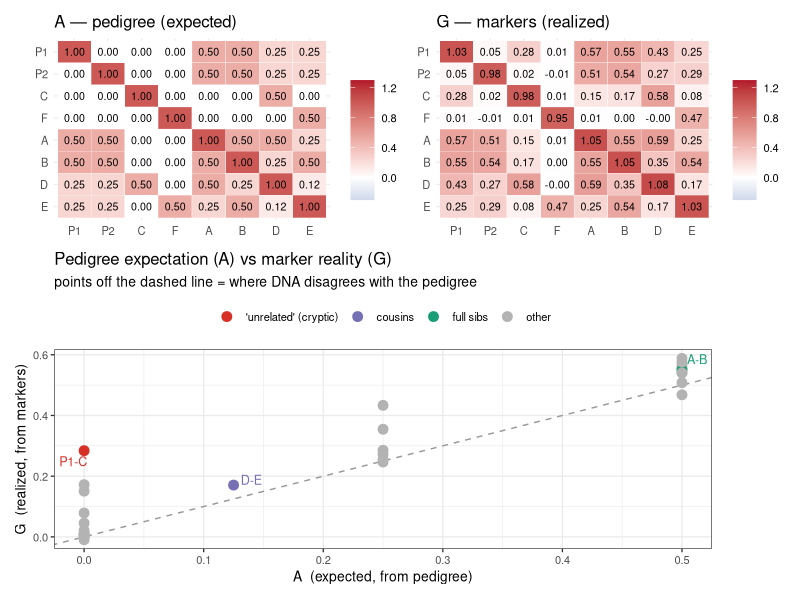

Reproduce this figure in R.
#!/usr/bin/env Rscript
# Toy for Lesson 6: pedigree kinship (A matrix, by the tabular method) vs marker-based
# realized relationship (G). Markers (a) reveal Mendelian-sampling variation around the
# pedigree EXPECTATION (full sibs are not all exactly 0.5) and (b) catch CRYPTIC relatedness
# that an incomplete pedigree misses (two "unrelated founders" that secretly share an ancestor).
suppressMessages({library(ggplot2); library(reshape2); library(patchwork)})
set.seed(42)

## ---- (1) RECORDED pedigree -> expected relationship matrix A (tabular method) ----
# parents listed before offspring; 0 = unknown parent (treated as an unrelated founder)
ped <- data.frame(
  id   = c("P1","P2","C","F","A","B","D","E"),
  sire = c( 0,   0,   0,  0, "P1","P1","A","B"),
  dam  = c( 0,   0,   0,  0, "P2","P2","C","F"))
idx <- setNames(seq_len(nrow(ped)), ped$id)
n <- nrow(ped); A <- matrix(0, n, n, dimnames=list(ped$id, ped$id))
for (i in 1:n){
  s <- ped$sire[i]; d <- ped$dam[i]
  si <- if (s!="0") idx[[s]] else 0; di <- if (d!="0") idx[[d]] else 0
  A[i,i] <- 1 + if (si>0 && di>0) 0.5*A[si,di] else 0
  for (j in seq_len(i-1)){
    asj <- if (si>0) A[j,si] else 0; adj <- if (di>0) A[j,di] else 0
    A[i,j] <- A[j,i] <- 0.5*(asj+adj)
  }
}
cat("Expected (pedigree) relationship matrix A:\n"); print(round(A,3))
cat(sprintf("\n  full sibs   A,B : A = %.3f  (kinship %.3f)\n", A["A","B"], A["A","B"]/2))
cat(sprintf("  cousins     D,E : A = %.3f  (kinship %.3f)\n", A["D","E"], A["D","E"]/2))
cat(sprintf("  'unrelated' P1,C: A = %.3f   <-- pedigree says ZERO\n", A["P1","C"]))

## ---- (2) TRUE pedigree (with a HIDDEN shared ancestor X) -> gene-drop markers ----
# Truth the recorded pedigree didn't capture: P1 and C are actually half-sibs (share X).
L <- 1500                                  # SNP loci
draw <- function() rbind(rbinom(L,1,.5), rbinom(L,1,.5))   # 2 founder haplotypes
hap <- list(X=draw(), Y1=draw(), Y2=draw(), P2=draw(), Fdr=draw())
meiosis <- function(parent) parent[cbind(sample(1:2,L,TRUE), 1:L)]   # one gamete
cross <- function(s,d) rbind(meiosis(s), meiosis(d))
hap$P1 <- cross(hap$X,  hap$Y1)            # P1 = X x Y1
hap$C  <- cross(hap$X,  hap$Y2)            # C  = X x Y2  -> P1,C half-sibs (share X)
hap$A  <- cross(hap$P1, hap$P2)
hap$B  <- cross(hap$P1, hap$P2)
hap$D  <- cross(hap$A,  hap$C)
hap$E  <- cross(hap$B,  hap$Fdr)
hap_key <- c(P1="P1", P2="P2", C="C", F="Fdr", A="A", B="B", D="D", E="E")
M <- t(sapply(ped$id, function(k) colSums(hap[[ hap_key[[k]] ]])))   # 0/1/2 dosages
rownames(M) <- ped$id
# VanRaden G relative to the BASE population (founder allele freq p = 0.5), NOT the
# sample mean of 8 lines: Z = M - 2p; G = ZZ' / (2*sum p(1-p)).  This recovers the
# pedigree-scale relationships (full sib ~0.5, etc.).
p  <- 0.5
Z  <- M - 2*p
G  <- tcrossprod(Z) / (2 * ncol(M) * p * (1-p))          # realized relationship
cat("\nRealized (marker) relationship matrix G:\n"); print(round(G,3))
cat(sprintf("\n  full sibs   A,B : G = %.3f  (expected 0.50 -> Mendelian sampling)\n", G["A","B"]))
cat(sprintf("  cousins     D,E : G = %.3f  (expected 0.125)\n", G["D","E"]))
cat(sprintf("  'unrelated' P1,C: G = %.3f   <-- markers CATCH the hidden relatedness!\n", G["P1","C"]))

## ---- (3) figure: A heatmap | G heatmap | A-vs-G scatter ----
hm <- function(Mx,ttl) { d<-melt(Mx); d$Var1<-factor(d$Var1,levels=rev(ped$id))
  ggplot(d,aes(Var2,Var1,fill=value))+geom_tile(color="white")+
  geom_text(aes(label=sprintf("%.2f",value)),size=2.7)+
  scale_fill_gradient2(low="#2166AC",mid="white",high="#B2182B",midpoint=0,limits=c(-.3,1.3),name="")+
  labs(title=ttl,x=NULL,y=NULL)+theme_minimal(base_size=10)+
  theme(axis.text.x=element_text(angle=0)) }
pairs <- data.frame(
  A=A[upper.tri(A)], G=G[upper.tri(G)],
  lab=outer(ped$id,ped$id,paste,sep="-")[upper.tri(A)])
pairs$kind <- "other"
pairs$kind[pairs$lab%in%c("A-B")]   <- "full sibs"
pairs$kind[pairs$lab%in%c("D-E")]   <- "cousins"
pairs$kind[pairs$lab%in%c("P1-C")]  <- "'unrelated' (cryptic)"
sc <- ggplot(pairs,aes(A,G,color=kind))+
  geom_abline(slope=1,linetype="dashed",color="grey60")+
  geom_point(size=3)+ggrepel::geom_text_repel(aes(label=ifelse(kind=="other","",lab)),size=3.2,show.legend=FALSE)+
  scale_color_manual(values=c("full sibs"="#1b9e77","cousins"="#7570b3","'unrelated' (cryptic)"="#d73027","other"="grey70"),name=NULL)+
  labs(title="Pedigree expectation (A) vs marker reality (G)",
       subtitle="points off the dashed line = where DNA disagrees with the pedigree",
       x="A  (expected, from pedigree)",y="G  (realized, from markers)")+
  theme_bw(base_size=10)+theme(legend.position="top")
ggsave("../figures/22_toy_pedigree_kinship.png",
       (hm(A,"A — pedigree (expected)") | hm(G,"G — markers (realized)")) / sc + plot_layout(heights=c(1,1.1)),
       width=9, height=8.5, dpi=120)
cat("\nWrote figures/22_toy_pedigree_kinship.png\n")
